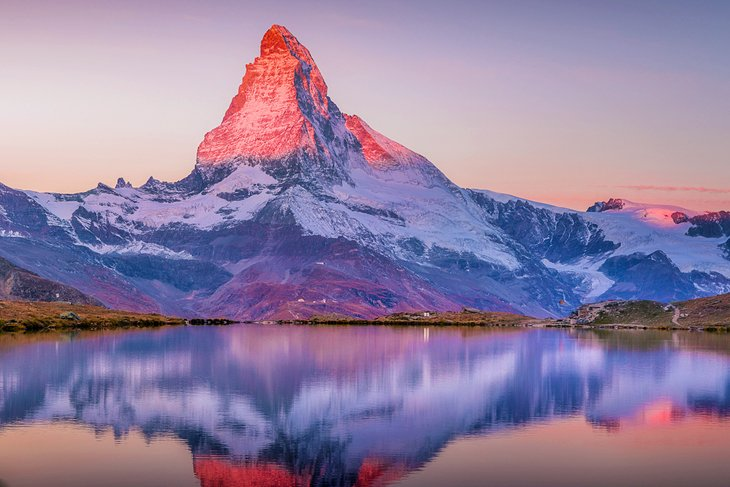
#> input picture BiomeVisionPreprocessor/picture.png, 730 x 487 px
$ python colors.py
#> lines starting #> are read from the running program, lines starting #| are printed output that depends on the picture; long printed decimals are rounded
import math
import time
from PIL import Image
import colorsys

image = Image.open("picture.png")
#> image is the input picture: PIL image 730x487 RGB; mean R, G, B 144.6, 127.4, 159.4
image = image.resize((256, 128))
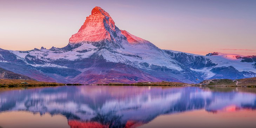
#> image: PIL image 256x128 RGB; mean R, G, B 144.6, 127.4, 159.4

colors = {}

start_time = time.time()

for x in range(image.width):
    # print("x: " + str(x))
    for y in range(image.height):
        rgb = image.getpixel((x, y))
        (hue, saturation, value) = colorsys.rgb_to_hsv(rgb[0] / 256, rgb[1] / 256, rgb[2] / 256)

        # hue *= 360
        # hue = math.floor(hue / (360/5)) * (360/5)
        # hue /= 360
        hue = math.floor(hue * 5) / 5

        # saturation *= 100
        # saturation = math.floor(saturation / (100/5)) * (100/5)
        # saturation /= 100
        saturation = math.floor(saturation * 5) / 5

        # value *= 100
        # value = math.floor(value / (100/3)) * (100/3)
        # value /= 100
        value = math.floor(value * 3) / 3

        #color = (hue, saturation, value)
        color = colorsys.hsv_to_rgb(hue, saturation, value)
        #color = rgb
        if color in colors.keys():
            colors[color] += 1
        else:
            colors[color] = 1
#> after the loop, colors = 28 items

print(time.time() - start_time)

sorted_colors = sorted(colors.items(), key=lambda item: item[1], reverse=True)
#> sorted_colors = 28 items
print("colors length: " + str(len(sorted_colors)))
#| colors length: 28
for color in sorted_colors[:10]:
    print(str(color[0]) + ": " + str(color[1]) + " (" + str(color[1] / (image.width*image.height)) + ")")
#> this loop made 10 passes
#> color on passes 1 to 10: ((0.667, 0.667, 0.667), 9272), ((0.533, 0.587, 0.667), 5164), ((0.2, 0.253, 0.333), 4538), ((0.267, 0.293, 0.333), 3011), ((0.32, 0.267, 0.333), 2084), ((0.667, 0.533, 0.533), 1364), ((0.133, 0.213, 0.333), 1222), ((0.4, 0.507, 0.667), 1060), ((0.333, 0.267, 0.267), 860), ((0, 0, 0), 806)
#| (0.6667, 0.6667, 0.6667): 9272 (0.283)
#| (0.5333, 0.5867, 0.6667): 5164 (0.1576)
#| (0.2, 0.2533, 0.3333): 4538 (0.1385)
#| (0.2667, 0.2933, 0.3333): 3011 (0.09189)
#| (0.32, 0.2667, 0.3333): 2084 (0.0636)
#| (0.6667, 0.5333, 0.5333): 1364 (0.04163)
#| (0.1333, 0.2133, 0.3333): 1222 (0.03729)
#| (0.4, 0.5067, 0.6667): 1060 (0.03235)
#> (further printed lines are left out)

$ run again, with BiomeVisionPreprocessor/all_colors.png copied over BiomeVisionPreprocessor/picture.png
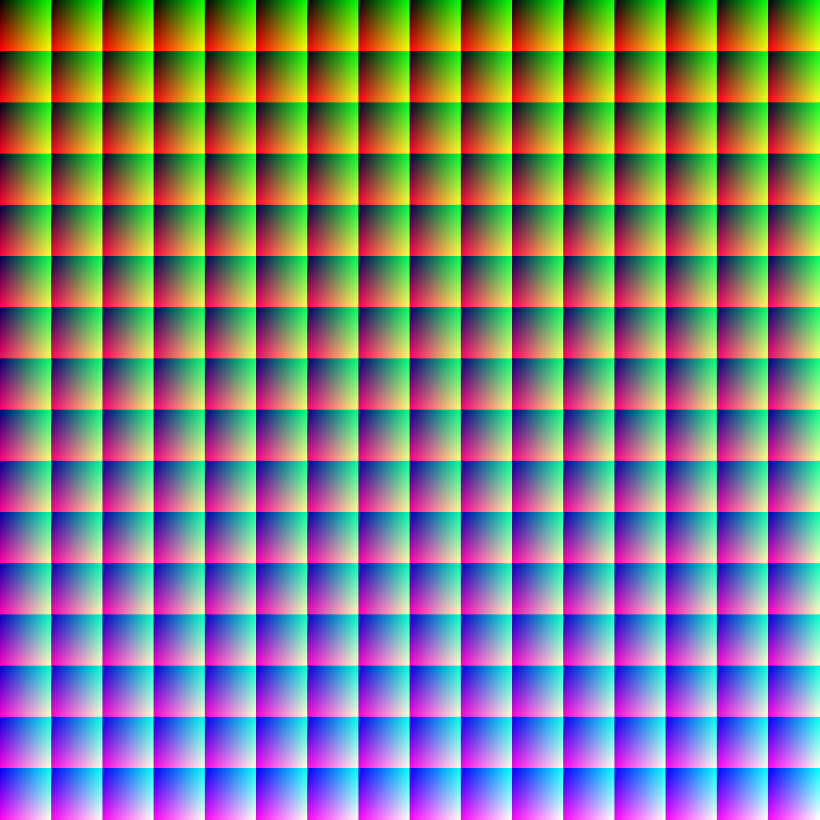
#> input picture BiomeVisionPreprocessor/all_colors.png, 4096 x 4096 px (shown at 1/5 size)
#> image is the input picture: PIL image 4096x4096 RGB; mean R, G, B 127.5, 127.5, 127.5
#> `image = image.resize((256, 128))`:
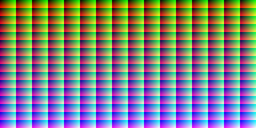
#> image: PIL image 256x128 RGB; mean R, G, B 127.8, 127.9, 127.5
#> after the loop `for x in range(image.width):`: colors = 46 items
#| colors length: 46
#> the loop `for color in sorted_colors[:10]:` made 10 passes
#> color on passes 1 to 8: ((0.667, 0.133, 0.133), 1748), ((0.56, 0.133, 0.667), 1745), ((0.133, 0.347, 0.667), 1729), ((0.56, 0.667, 0.133), 1645), ((0.133, 0.667, 0.347), 1559), ((0.667, 0.267, 0.267), 1391), ((0, 0, 0), 1295), ((0.267, 0.667, 0.427), 1268)
#> (printed output is left out)
